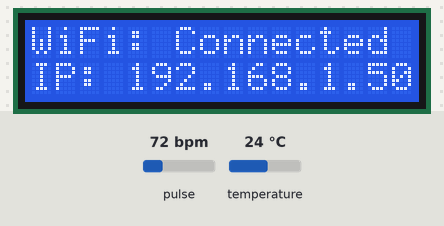
A sketch run on a simulated ESP32. Parts: 16×2 character LCD. The test bench sets the inputs (shaded band); at power-on: pulse 72 bpm, temperature 24 °C. WiFi joins after 1.5 s; servers stay silent unless stated; uploads are accepted with an empty reply; what the sketch prints to the serial monitor is not drawn.

Above: at 4.1 s.
At 7.1 s:
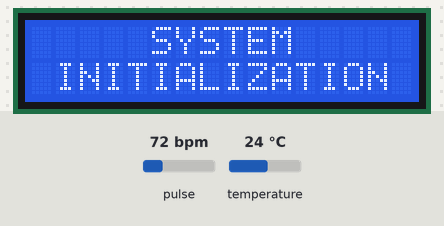
At 9.1 s:
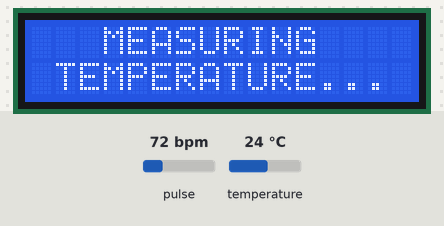
At 20.2 s:
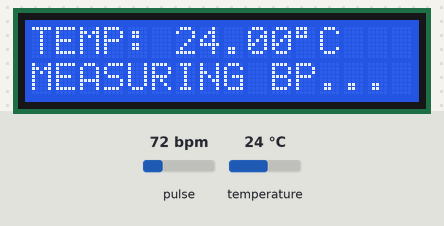

Measured:
- what the display in image 0 shows lasts 3.0 s, from 4.1 s to 7.1 s
- what the display in image 1 shows lasts 2.0 s, from 7.1 s to 9.1 s
- what the display in image 2 shows lasts 11.1 s, from 9.1 s to 20.2 s

The sketch:

esp32_heartbeat.ino
```cpp
#include <Wire.h>
#include <WiFi.h>
#include "MAX30105.h"
#include "heartRate.h"
#include <HTTPClient.h>
#include <LiquidCrystal.h>

MAX30105 particleSensor;

const byte RATE_SIZE = 4;  //Increase this for more averaging. 4 is good.
byte rates[RATE_SIZE];     //Array of heart rates
byte rateSpot = 0;
long lastBeat = 0;  //Time at which the last beat occurred

float beatsPerMinute;
int beatAvg;
long irValue;
int DataisReady = 0;
float temperature;
float temperatureF;

enum State {
  IDLE,
  MEASURE_TEMPERATURE,
  MEASURE_BP
};

State currentState = IDLE;
unsigned long measurementStartTime;
unsigned long DataSendStartTime;

//const int rs = 32, en = 33, d4 = 25, d5 = 26, d6 = 27, d7 = 14;
const int rs = 14, en = 27, d4 = 26, d5 = 25, d6 = 33, d7 = 32;
LiquidCrystal lcd(rs, en, d4, d5, d6, d7);

WiFiClientSecure client;

const char *ssid = "Wi-Fi SSID";
const char *password = "password";

void setup() {
  Serial.begin(115200);
  Serial.println("Initializing...");

  WiFi.begin(ssid, password);

  lcd.begin(16, 2);

  while (WiFi.status() != WL_CONNECTED) {
    delay(1000);
    lcd.clear();
    lcd.setCursor(0, 0);
    lcd.print("WiFi: Connecting");
    lcd.setCursor(0, 1);
    lcd.print("IP: Loading...");
    delay(3000);
  }
  lcd.clear();
  lcd.setCursor(0, 0);
  lcd.print("WiFi: Connected");
  lcd.setCursor(0, 1);
  lcd.print("IP: " + WiFi.localIP().toString());
  delay(3000);

  if (!particleSensor.begin(Wire, I2C_SPEED_FAST)) {
    Serial.println("MAX30102 was not found. Please check wiring/power. ");
    while (1)
      ;
  }
  Serial.println("Place your index finger on the sensor with steady pressure.");
  particleSensor.setup();                     // Configure sensor with default settings
  particleSensor.setPulseAmplitudeRed(0x0A);  // Turn Red LED to low to indicate the sensor is running
  particleSensor.setPulseAmplitudeGreen(0);   // Turn off Green LED

  lcd.clear();
  lcd.setCursor(5, 0);
  lcd.print("SYSTEM");
  lcd.setCursor(1, 1);
  lcd.print("INITIALIZATION");
  delay(2000);
}

void loop() {
  switch (currentState) {
    case IDLE:
      checkFingerDetection();
      break;

    case MEASURE_TEMPERATURE:
      measureTemperature();
      break;

    case MEASURE_BP:
      measureBP();
      break;
  }
}
void checkFingerDetection() {
  irValue = particleSensor.getIR();

  if (irValue > 50000) {
    currentState = MEASURE_TEMPERATURE;
    DataisReady = 0;
    measurementStartTime = millis();
  } else {
    lcd.clear();
    lcd.setCursor(5, 0);
    lcd.print("PLACE");
    lcd.setCursor(2, 1);
    lcd.print("YOUR FINGER");
    delay(1000);
  }
}
void measureTemperature() {
  lcd.clear();
  lcd.setCursor(3, 0);
  lcd.print("MEASURING");
  lcd.setCursor(1, 1);
  lcd.print("TEMPERATURE...");
  delay(1000);
  particleSensor.setup(0);  // Configure sensor. Turn off LEDs
  particleSensor.enableDIETEMPRDY();
  temperature = particleSensor.readTemperature();
  Serial.print("temperatureC = ");
  Serial.print(temperature, 2);

  temperatureF = particleSensor.readTemperatureF();
  Serial.print("   temperatureF = ");
  Serial.print(temperatureF, 2);

  Serial.println();

  // Check if 10 seconds have passed
  if (millis() - measurementStartTime >= 10000) {
    // Before transitioning to MEASURE_BP, re-initialize the sensor settings
    //sendTagToServer(temperature, beatAvg);
    particleSensor.setup();                     // Configure sensor with default settings
    particleSensor.setPulseAmplitudeRed(0x0A);  // Turn Red LED to low to indicate the sensor is running
    particleSensor.setPulseAmplitudeGreen(0);   // Turn off Green LED
    delay(1000);
    lcd.clear();
    lcd.setCursor(0, 0);
    lcd.print("TEMP: ");
    lcd.print(temperature, 2);
    lcd.print((char)223);  // print ° character
    lcd.print("C");
    lcd.setCursor(0, 1);
    lcd.print("MEASURING BP...");
    delay(1000);
    currentState = MEASURE_BP;
  }
}
void measureBP() {
  irValue = particleSensor.getIR();
  //Serial.println(irValue);
  if (irValue > 50000) {
    if (checkForBeat(irValue) == true) {
      // We sensed a beat!
      long delta = millis() - lastBeat;
      lastBeat = millis();

      beatsPerMinute = 60 / (delta / 1000.0);

      if (beatsPerMinute < 255 && beatsPerMinute > 20) {
        rates[rateSpot++] = (byte)beatsPerMinute;  // Store this reading in the array
        rateSpot %= RATE_SIZE;                     // Wrap variable

        // Take the average of readings
        beatAvg = 0;
        for (byte x = 0; x < RATE_SIZE; x++)
          beatAvg += rates[x];
        beatAvg /= RATE_SIZE;

        if (irValue < 50000)
          Serial.print(" No finger?");

        Serial.println();
        if (beatAvg > 65 && beatAvg < 80 && beatsPerMinute > 65) {
          // Send the BPM data via GSM
          sendTagToServer(temperature, beatAvg);
          lcd.clear();
          lcd.setCursor(0, 0);
          lcd.print("TEMP: ");
          lcd.print(temperature, 2);
          lcd.print((char)223);  // print ° character
          lcd.print("C");
          lcd.setCursor(0, 1);
          lcd.print("Avg BP: ");
          lcd.print(beatAvg);

          Serial.print("IR=");
          Serial.print(irValue);
          Serial.print(", BPM=");
          Serial.print(beatsPerMinute);
          Serial.print(", Avg BPM=");
          Serial.print(beatAvg);
          delay(1000);

          DataisReady = 1;
          DataSendStartTime = millis();
        }
      }
    }
  }
  if (DataisReady == 1) {
    unsigned long TimeRemaining = millis() - DataSendStartTime;
    Serial.print("TimeRemaining: ");
    Serial.println(TimeRemaining / 1000);
    delay(2000);
    if (TimeRemaining >= 10000) {
      currentState = IDLE;
      Serial.println("CurrentState Changed to IDLE");
    }
  }
  if (irValue < 6000) {
    Serial.println("No Finger Detected");
    lcd.clear();
    lcd.setCursor(0, 0);
    lcd.print("TEMP: ");
    lcd.print(temperature, 2);
    lcd.print((char)223);  // print ° character
    lcd.print("C");
    lcd.setCursor(0, 1);
    lcd.print("FINGER REMOVED");
  }
}

void sendTagToServer(float temperature, int beatAvg) {
  WiFiClientSecure client;
  client.setInsecure();
  HTTPClient http;
  String serverURL = "https://example.com/index.php";
  http.begin(client, serverURL);
  http.addHeader("Content-Type", "application/x-www-form-urlencoded");
  // Prepare data to send to the server
  String postData = "temperature=" + String(temperature, 1) + "&beatAvg=" + String(beatAvg);

  int httpResponseCode = http.POST(postData);
  if (httpResponseCode > 0) {
    Serial.printf("Data sent to server. HTTP Response code: %d\n", httpResponseCode);
    Serial.println("Data Send Successfully");
    while (!client.available()) {
      delay(10);
    }

    http.end();
  }
}
```
